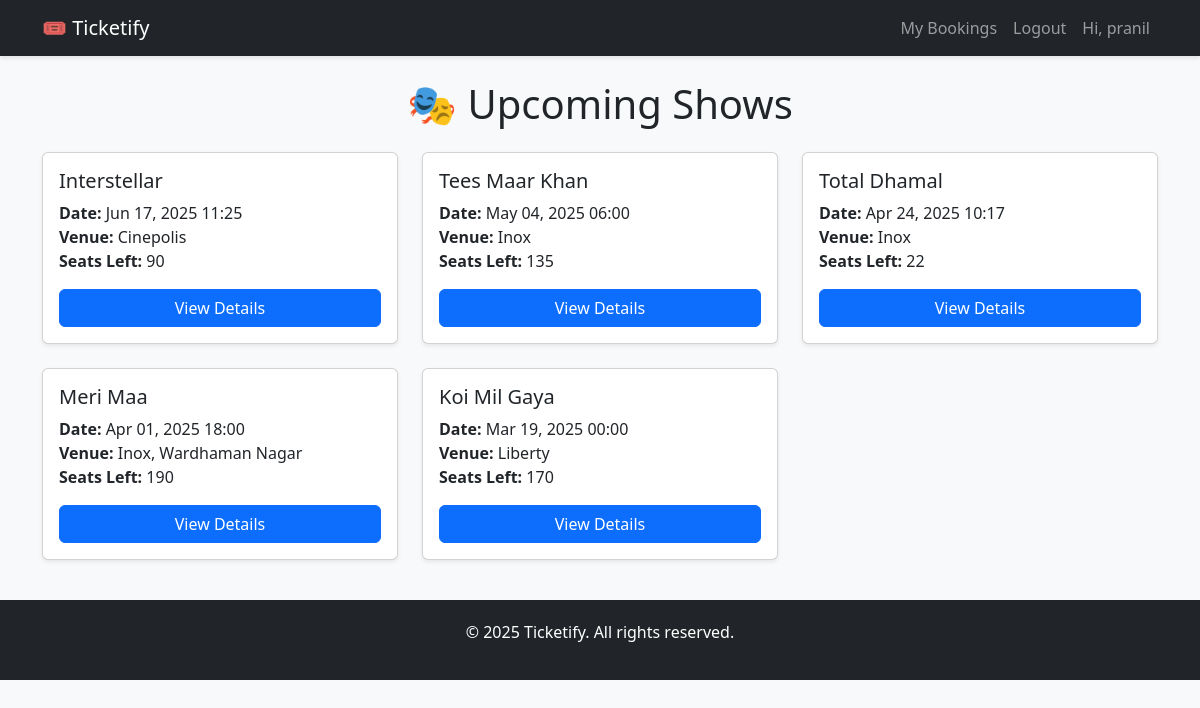
Page /shows/ (signed in) on the committed database.
### accounts/models.py (models this page shows, shortened)
class CustomUser(AbstractUser):
    is_admin = models.BooleanField(default=False)
    phone_number = models.CharField(max_length=15, blank=True)

### tickets/models.py (models this page shows, shortened)
class Show(models.Model):
    title = models.CharField(max_length=200)
    date = models.DateTimeField()
    venue = models.CharField(max_length=200)
    total_seats = models.PositiveIntegerField()
    price_per_seat = models.DecimalField(max_digits=6, decimal_places=2)
    created_at = models.DateTimeField(auto_now_add=True)
    updated_at = models.DateTimeField(auto_now=True)
    def available_seats(self):
        booked_seats = self.booking_set.aggregate(models.Sum('number_of_seats'))['number_of_seats__sum'] or 0
        return self.total_seats - booked_seats

### tickets/views.py (the view)
# urls.py: path('', views.ShowListView.as_view(), name='show_list'),
class ShowListView(ListView):
    model = Show
    template_name = 'tickets/show_list.html'
    context_object_name = 'shows'
    ordering = ['-date']

### tickets/templates/tickets/show_list.html (shortened to what this page needs)
{% extends 'base.html' %}
{% block content %}
<h1 class="text-center mb-4">🎭 Upcoming Shows</h1>
<div class="row g-4">
    {% for show in shows %}
    <div class="col-md-4">
        <div class="card shadow-sm h-100">
            <div class="card-body">
                <h5 class="card-title">{{ show.title }}</h5>
                <p class="card-text">
                    <strong>Date:</strong> {{ show.date|date:"M d, Y H:i" }}<br>
                    <strong>Venue:</strong> {{ show.venue }}<br>
                    <strong>Seats Left:</strong> {{ show.available_seats }}
                </p>
                <a href="{% url 'tickets:show_detail' show.pk %}" class="btn btn-primary w-100">View Details</a>
            </div>
        </div>
    </div>
    {% endfor %}
</div>
{% endblock %}

### tickets/templates/base.html (shortened to what this page needs)
{% load static %}
<!DOCTYPE html>
<html lang="en">
<head>
    <link href="https://cdn.jsdelivr.net/npm/bootstrap@5.3.0/dist/css/bootstrap.min.css" rel="stylesheet">
</head>
<body>
    <nav class="navbar navbar-expand-lg navbar-dark bg-dark">
        <div class="container">
            <a class="navbar-brand" href="{% url 'home' %}">🎟 Ticketify</a>
            <div class="collapse navbar-collapse">
                <ul class="navbar-nav ms-auto">
                    {% if user.is_authenticated %}
                        <li class="nav-item"><a class="nav-link" href="{% url 'tickets:booking_history' %}">My Bookings</a></li>
                        <li class="nav-item"><form method="post" action="{% url 'accounts:logout' %}">{% csrf_token %}
                            <button class="btn btn-link nav-link" type="submit">Logout</button></form></li>
                        <li class="nav-item"><span class="nav-link">Hi, {{ user.username }}</span></li>
                    {% else %}
                        <li class="nav-item"><a class="nav-link" href="{% url 'accounts:login' %}">Login</a></li>
                        <li class="nav-item"><a class="nav-link" href="{% url 'accounts:register' %}">Register</a></li>
                    {% endif %}
                </ul>
            </div>
        </div>
    </nav>
    <div class="container mt-4">
        {% block content %}{% endblock %}
    </div>
    <footer>
        <p>© 2025 Ticketify. All rights reserved.</p>
    </footer>
</body>
</html>

### tickets/templates/base.html (style rules this page uses)
body { background-color: #f8f9fa; }
.navbar { box-shadow: 0 2px 4px rgba(0,0,0,0.1); }
footer { margin-top: 40px; padding: 20px 0; background-color: #212529; color: white; text-align: center; }

### rows in the picture
CustomUser: username "pranil"
Show: title "Interstellar", date "Jun 17, 2025 11:25", venue "Cinepolis", available_seats "90"
Show: title "Tees Maar Khan", date "May 04, 2025 06:00", venue "Inox", available_seats "135"
Show: title "Total Dhamal", date "Apr 24, 2025 10:17", venue "Inox", available_seats "22"
Show: title "Meri Maa", date "Apr 01, 2025 18:00", venue "Inox, Wardhaman Nagar", available_seats "190"
Show: title "Koi Mil Gaya", date "Mar 19, 2025 00:00", venue "Liberty", available_seats "170"
